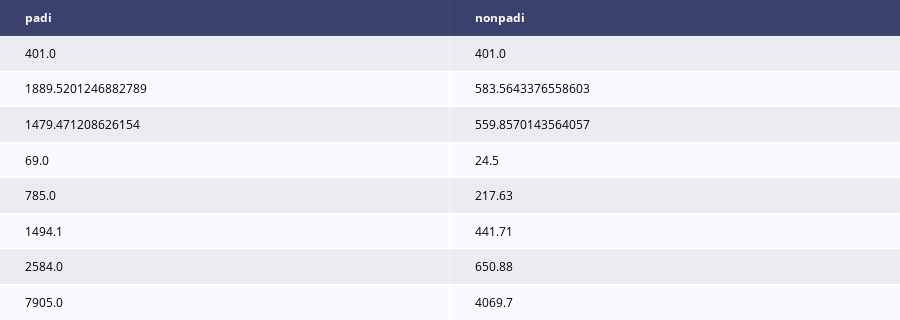

This figure's notebook cell:
### Code cell
# describing the data

desc = ff.create_table(data.describe())
py.iplot(desc)

### Figure 1 — Plotly figure (JSON) as saved in the notebook; plotly's stock layout.template omitted (floating-point values rounded to 4 significant figures)
{"data": [{"colorscale": [[0, "#00083e"], [0.5, "#ededee"], [1, "#ffffff"]], "hoverinfo": "none", "opacity": 0.75, "showscale": false, "type": "heatmap", "z": [[0, 0], [0.5, 0.5], [1, 1], [0.5, 0.5], [1, 1], [0.5, 0.5], [1, 1], [0.5, 0.5], [1, 1]]}], "layout": {"annotations": [{"align": "left", "font": {"color": "#ffffff"}, "showarrow": false, "text": "<b>padi</b>", "x": -0.45, "xanchor": "left", "xref": "x", "y": 0, "yref": "y"}, {"align": "left", "font": {"color": "#ffffff"}, "showarrow": false, "text": "<b>nonpadi</b>", "x": 0.55, "xanchor": "left", "xref": "x", "y": 0, "yref": "y"}, {"align": "left", "font": {"color": "#000000"}, "showarrow": false, "text": "401.0", "x": -0.45, "xanchor": "left", "xref": "x", "y": 1, "yref": "y"}, {"align": "left", "font": {"color": "#000000"}, "showarrow": false, "text": "401.0", "x": 0.55, "xanchor": "left", "xref": "x", "y": 1, "yref": "y"}, {"align": "left", "font": {"color": "#000000"}, "showarrow": false, "text": "1889.5201246882789", "x": -0.45, "xanchor": "left", "xref": "x", "y": 2, "yref": "y"}, {"align": "left", "font": {"color": "#000000"}, "showarrow": false, "text": "583.5643376558603", "x": 0.55, "xanchor": "left", "xref": "x", "y": 2, "yref": "y"}, {"align": "left", "font": {"color": "#000000"}, "showarrow": false, "text": "1479.471208626154", "x": -0.45, "xanchor": "left", "xref": "x", "y": 3, "yref": "y"}, {"align": "left", "font": {"color": "#000000"}, "showarrow": false, "text": "559.8570143564057", "x": 0.55, "xanchor": "left", "xref": "x", "y": 3, "yref": "y"}, {"align": "left", "font": {"color": "#000000"}, "showarrow": false, "text": "69.0", "x": -0.45, "xanchor": "left", "xref": "x", "y": 4, "yref": "y"}, {"align": "left", "font": {"color": "#000000"}, "showarrow": false, "text": "24.5", "x": 0.55, "xanchor": "left", "xref": "x", "y": 4, "yref": "y"}, {"align": "left", "font": {"color": "#000000"}, "showarrow": false, "text": "785.0", "x": -0.45, "xanchor": "left", "xref": "x", "y": 5, "yref": "y"}, {"align": "left", "font": {"color": "#000000"}, "showarrow": false, "text": "217.63", "x": 0.55, "xanchor": "left", "xref": "x", "y": 5, "yref": "y"}, {"align": "left", "font": {"color": "#000000"}, "showarrow": false, "text": "1494.1", "x": -0.45, "xanchor": "left", "xref": "x", "y": 6, "yref": "y"}, {"align": "left", "font": {"color": "#000000"}, "showarrow": false, "text": "441.71", "x": 0.55, "xanchor": "left", "xref": "x", "y": 6, "yref": "y"}, {"align": "left", "font": {"color": "#000000"}, "showarrow": false, "text": "2584.0", "x": -0.45, "xanchor": "left", "xref": "x", "y": 7, "yref": "y"}, {"align": "left", "font": {"color": "#000000"}, "showarrow": false, "text": "650.88", "x": 0.55, "xanchor": "left", "xref": "x", "y": 7, "yref": "y"}, {"align": "left", "font": {"color": "#000000"}, "showarrow": false, "text": "7905.0", "x": -0.45, "xanchor": "left", "xref": "x", "y": 8, "yref": "y"}, {"align": "left", "font": {"color": "#000000"}, "showarrow": false, "text": "4069.7", "x": 0.55, "xanchor": "left", "xref": "x", "y": 8, "yref": "y"}], "height": 320, "margin": {"b": 0, "l": 0, "r": 0, "t": 0}, "xaxis": {"dtick": 1, "gridwidth": 2, "showticklabels": false, "tick0": -0.5, "ticks": "", "zeroline": false}, "yaxis": {"autorange": "reversed", "dtick": 1, "gridwidth": 2, "showticklabels": false, "tick0": 0.5, "ticks": "", "zeroline": false}}}
